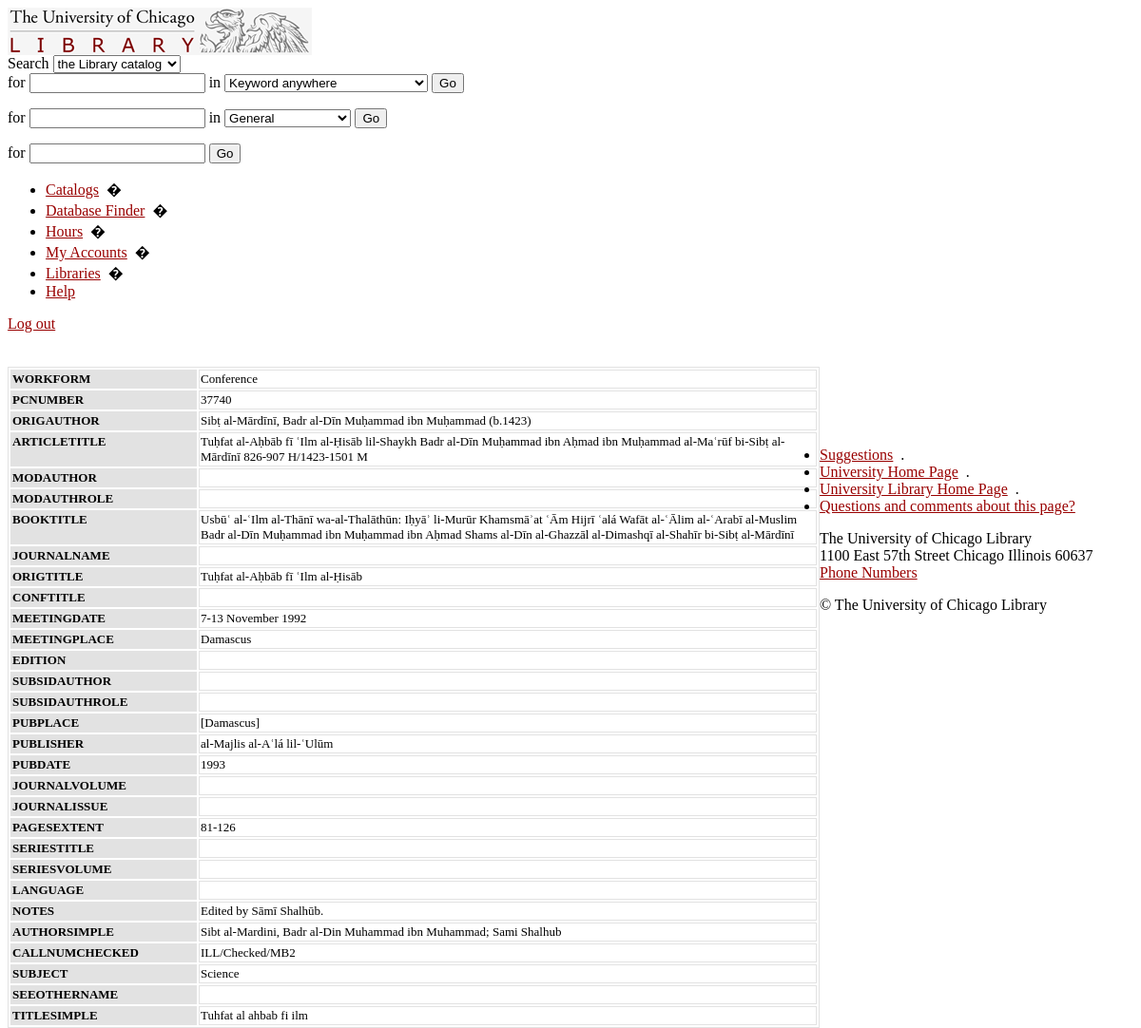
The app's page /data_entry/fullview1.php?id=32650 with its own data.
### tables this page shows
CREATE TABLE `bib` (
  `ID` int(11) NOT NULL auto_increment,
  `WORKFORM` varchar(255) default NULL,
  `PCNUMBER` int(11) default NULL,
  `ORIGAUTHOR` longtext,
  `ARTICLETITLE` longtext,
  `MODAUTHOR` longtext,
  `MODAUTHROLE` varchar(255) default NULL,
  `BOOKTITLE` longtext,
  `JOURNALNAME` longtext,
  `ORIGTITLE` varchar(255) default NULL,
  `CONFTITLE` varchar(255) default NULL,
  `MEETINGDATE` varchar(255) default NULL,
  `MEETINGPLACE` varchar(255) default NULL,
  `EDITION` varchar(255) default NULL,
  `SUBSIDAUTHOR` varchar(255) default NULL,
  `SUBSIDAUTHROLE` varchar(255) default NULL,
  `PUBPLACE` varchar(255) default NULL,
  `PUBLISHER` varchar(255) default NULL,
  `PUBDATE` varchar(255) default NULL,
  `JOURNALVOLUME` varchar(255) default NULL,
  `JOURNALISSUE` varchar(255) default NULL,
  `PAGESEXTENT` longtext,
  `SERIESTITLE` varchar(255) default NULL,
  `SERIESVOLUME` varchar(255) default NULL,
  `LANGUAGE` varchar(255) default NULL,
  `NOTES` longtext,
  `AUTHORSIMPLE` varchar(255) default NULL,
  `CALLNUMCHECKED` varchar(255) default NULL,
  `SUBJECT` varchar(255) default NULL,
  `SEEOTHERNAME` varchar(255) default NULL,
  `TITLESIMPLE` varchar(255) default NULL,
  `STATUS` varchar(255) default 'yes',
  PRIMARY KEY  (`ID`),
  KEY `ID` (`ID`)
);

### data_entry/fullview1.php (the view, shortened to what this page needs)
<div class="crumbs">
<br>
<br>
<?php
	$table_name = "bib";
if (isset($_GET['id']))
{
	$id = $_GET['id'];
	settype($id, 'integer');
	$id = sprintf("%d", $id);
}
else
	exit("No valid search arguments");
$query = "SELECT * from " . $table_name . " where id = " . $id;
$result = mysql_query($query) or die('Query failed: ' . mysql_error());
echo "<table ALIGN='left' border=1 bordercolor='#E2E2E2' width='854'>";
while ($line = mysql_fetch_array($result, MYSQL_ASSOC)) {
	for($i = 1; $i < 31; $i++)
	{
		    echo "<tr><td ALIGN='LEFT' VALIGN='TOP' bgcolor='#E2E2E2'><b><font size='2'>";
				echo mysql_field_name($result, $i);
			echo "</font></b></td>\n";
			echo "<td ALIGN='LEFT' VALIGN='TOP' width='646'><font size='2'>";
			echo trim($line[mysql_field_name($result, $i)]);
			echo "</font></td></tr>\n";
	}
}
echo "</table>\n";
echo "<p>&nbsp;</p><p>&nbsp;</p><p align = 'center'>";
?>
</div>
</html>

### records on screen
bib: i "WORKFORM", WORKFORM "Conference", i "PCNUMBER", PCNUMBER "37740", i "ORIGAUTHOR", ORIGAUTHOR "Sibṭ al-Mārdīnī, Badr al-Dīn Muḥammad ibn Muḥammad (b.1423)", i "ARTICLETITLE", ARTICLETITLE "Tuḥfat al-Aḥbāb fī ʿIlm al-Ḥisāb lil-Shaykh Badr al-Dīn Muḥammad ibn Aḥmad ibn Muḥammad al-Maʿrūf bi-Sibṭ al-Mārdīnī 826-907 H/1423-1501 M", i "MODAUTHOR", i "MODAUTHROLE", i "BOOKTITLE", BOOKTITLE "Usbūʿ al-ʿIlm al-Thānī wa-al-Thalāthūn: Iḥyāʾ li-Murūr Khamsmāʾat ʿĀm Hijrī ʿalá Wafāt al-ʿĀlim al-ʿArabī al-Muslim Badr al-Dīn Muḥammad ibn Muḥammad ibn Aḥmad Shams al-Dīn al-Ghazzāl al-Dimashqī al-Shahīr bi-Sibṭ al-Mārdīnī", i "JOURNALNAME", i "ORIGTITLE", ORIGTITLE "Tuḥfat al-Aḥbāb fī ʿIlm al-Ḥisāb", i "CONFTITLE", i "MEETINGDATE", MEETINGDATE "7-13 November 1992", i "MEETINGPLACE", MEETINGPLACE "Damascus", i "EDITION", i "SUBSIDAUTHOR", i "SUBSIDAUTHROLE", i "PUBPLACE", PUBPLACE "[Damascus]", i "PUBLISHER", PUBLISHER "al-Majlis al-Aʿlá lil-ʿUlūm", i "PUBDATE", PUBDATE "1993", i "JOURNALVOLUME", i "JOURNALISSUE", i "PAGESEXTENT", PAGESEXTENT "81-126", i "SERIESTITLE", i "SERIESVOLUME", i "LANGUAGE", i "NOTES", NOTES "Edited by Sāmī Shalhūb.", i "AUTHORSIMPLE", AUTHORSIMPLE "Sibt al-Mardini, Badr al-Din Muhammad ibn Muhammad; Sami Shalhub", i "CALLNUMCHECKED", CALLNUMCHECKED "ILL/Checked/MB2", i "SUBJECT", SUBJECT "Science", i "SEEOTHERNAME", i "TITLESIMPLE", TITLESIMPLE "Tuhfat al ahbab fi ilm"
